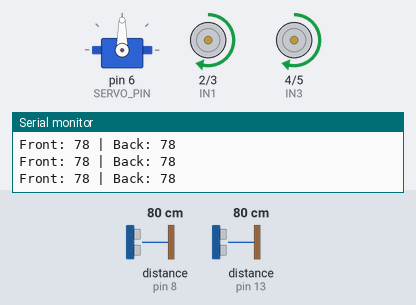
This sketch was run on a simulated Arduino Uno, built with avr-gcc and run on an emulated ATmega328P. Parts: servo, motor-driver pin pairs drawn as motors (green arrow = first pin HIGH = forward, orange = second pin HIGH = backward, longer = more drive, scaled by the enable pin), the last lines printed to the serial monitor. Wiring (inferred from the names in the program): 2 × ultrasonic range finder: trigger pin 7, echo pin 8 / trigger pin 12, echo pin 13. Inputs (shaded band) come from the test bench; at power-on: distance to the obstacle (sensors on pin 8, pin 13) 80 cm. The echo pulse lasts 58.3 µs per cm.

Above: at 3.2 s.
3.3 s: distance to the obstacle (sensor on pin 8) set to 23 cm
6.3 s: distance to the obstacle (sensor on pin 8) set to 18 cm
At 6.7 s:
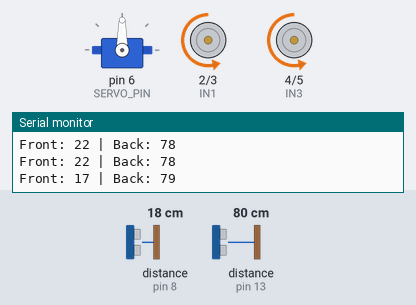
At 9.2 s:
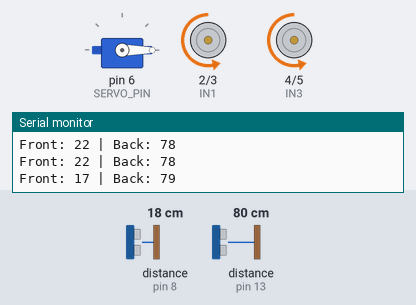
9.3 s: distance to the obstacle (sensor on pin 8) set to 60 cm
At 10.5 s:
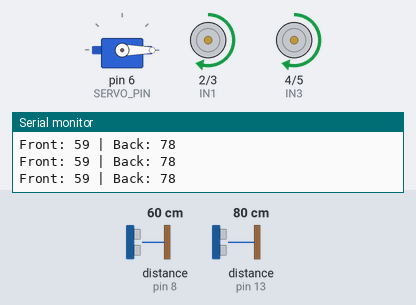
11.4 s: distance to the obstacle (sensor on pin 13) set to 22 cm
14.4 s: distance to the obstacle (sensor on pin 13) set to 19 cm
At 15.3 s:
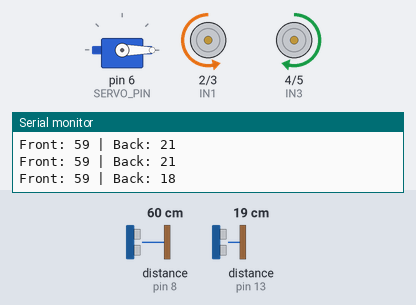
17.4 s: distance to the obstacle (sensor on pin 13) set to 120 cm
Timing chart, 0 to 19.9 s (numbered marks = the images above; inputs shaded):
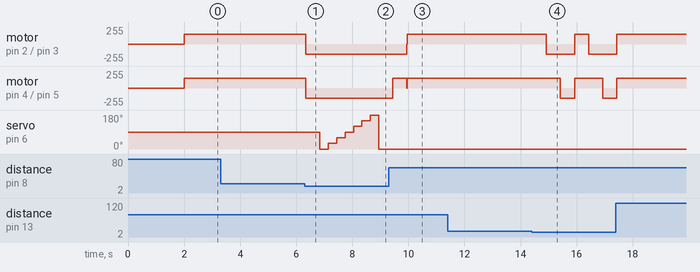

The sketch:

Obstacle_Avoiding_Robot.ino
```cpp
#include <Servo.h>

// === Definitions ===
// L298N Motor Control Pins
#define IN1 2
#define IN2 3
#define IN3 4
#define IN4 5
#define ENA 9
#define ENB 11

// Servo Motor
Servo myServo;
#define SERVO_PIN 6

// Ultrasonic Distance Sensor Pins
#define TRIG_FRONT 7
#define ECHO_FRONT 8
#define TRIG_BACK 12
#define ECHO_BACK 13

// Distance Variables
long distanceFront = 0;
long distanceBack = 0;

// === Setup ===
void setup() {
  delay(2000); // Wait for connection stabilization
  Serial.begin(9600);

  // Motor Pins Setup
  pinMode(IN1, OUTPUT);
  pinMode(IN2, OUTPUT);
  pinMode(IN3, OUTPUT);
  pinMode(IN4, OUTPUT);
  pinMode(ENA, OUTPUT);
  pinMode(ENB, OUTPUT);

  // Servo Setup
  myServo.attach(SERVO_PIN);
  myServo.write(90); // Default to middle position

  // Ultrasonic Sensors Setup
  pinMode(TRIG_FRONT, OUTPUT);
  pinMode(ECHO_FRONT, INPUT);
  pinMode(TRIG_BACK, OUTPUT);
  pinMode(ECHO_BACK, INPUT);
}

// === Main Loop ===
void loop() {
  distanceFront = getSmoothDistance(TRIG_FRONT, ECHO_FRONT);
  distanceBack = getSmoothDistance(TRIG_BACK, ECHO_BACK);

  Serial.print("Front: ");
  Serial.print(distanceFront);
  Serial.print(" | Back: ");
  Serial.println(distanceBack);

  // Safe distance set to 20 cm for better response time
  if (distanceFront < 20) {
    stopMotors();
    moveBackward();
    delay(500);
    scanAndAvoidAdvanced();
  } else if (distanceBack < 20) {
    stopMotors();
    moveForward();
    delay(500);
    scanAndAvoidBackward();
  } else {
    moveForward();
  }
}

// === Distance Functions ===
long getSmoothDistance(int trigPin, int echoPin) {
  digitalWrite(trigPin, LOW);
  delayMicroseconds(2);
  digitalWrite(trigPin, HIGH);
  delayMicroseconds(10);
  digitalWrite(trigPin, LOW);

  long duration = pulseIn(echoPin, HIGH, 29000);
  return duration > 0 ? (duration * 0.034 / 2) : 500; // Returns distance in cm
}

// === Movement Functions ===
void moveForward() {
  digitalWrite(IN1, HIGH);
  digitalWrite(IN2, LOW);
  digitalWrite(IN3, HIGH);
  digitalWrite(IN4, LOW);
  analogWrite(ENA, 150);
  analogWrite(ENB, 150);
}

void moveBackward() {
  digitalWrite(IN1, LOW);
  digitalWrite(IN2, HIGH);
  digitalWrite(IN3, LOW);
  digitalWrite(IN4, HIGH);
  analogWrite(ENA, 150);
  analogWrite(ENB, 150);
}

void stopMotors() {
  analogWrite(ENA, 0);
  analogWrite(ENB, 0);
}

// === Advanced Servo Scanning and Avoidance ===
void scanAndAvoidAdvanced() {
  int bestAngle = 90; // Default position
  long maxDistance = 0;

  for (int angle = 0; angle <= 180; angle += 30) {
    myServo.write(angle);
    delay(300);
    long distance = getSmoothDistance(TRIG_FRONT, ECHO_FRONT);

    if (distance > maxDistance) {
      maxDistance = distance;
      bestAngle = angle;
    }
  }

  myServo.write(bestAngle);
  delay(500);

  if (bestAngle < 90) turnLeft();
  else if (bestAngle > 90) turnRight();

  delay(500);
  stopMotors();
}

// === Backward Scanning and Avoidance ===
void scanAndAvoidBackward() {
  turnLeft();
  delay(500);
  moveBackward();
  delay(500);
  stopMotors();
}

void turnLeft() {
  digitalWrite(IN1, LOW);
  digitalWrite(IN2, HIGH);
  digitalWrite(IN3, HIGH);
  digitalWrite(IN4, LOW);
}

void turnRight() {
  digitalWrite(IN1, HIGH);
  digitalWrite(IN2, LOW);
  digitalWrite(IN3, LOW);
  digitalWrite(IN4, HIGH);
}
```

Measured:
- the behaviour switches between 21 and 20 cm on distance to the obstacle (sensor on pin 8) (found by bisection; images 0 and 1)
- the behaviour switches between 21 and 20 cm on distance to the obstacle (sensor on pin 13) (found by bisection; images 3 and 4)
- after the input at 6.3 s, motor on pin 2 (IN1) / pin 3 (IN2), motor on pin 4 (IN3) / pin 5 (IN4): forward 150/255 → backward 150/255 at once; servo on pin 6 (SERVO_PIN): 90° → 0° after 0.54 s, → 30° 0.30 s later, → 60° 0.30 s later, → 90° 0.30 s later, … (8 changes in this stretch)
- after the input at 9.3 s, motor on pin 2 (IN1) / pin 3 (IN2): backward 150/255 → forward 150/255 after 0.65 s; servo on pin 6 (SERVO_PIN): stays 0° (without the input it goes to 30° after 1.5 s)
- after the input at 14.4 s, motor on pin 2 (IN1) / pin 3 (IN2): forward 150/255 → backward 150/255 after 0.52 s, → forward 150/255 1.0 s later, → backward 150/255 0.50 s later; motor on pin 4 (IN3) / pin 5 (IN4): forward 150/255 → backward 150/255 after 1.0 s, → forward 150/255 0.51 s later, → backward 150/255 1.0 s later
